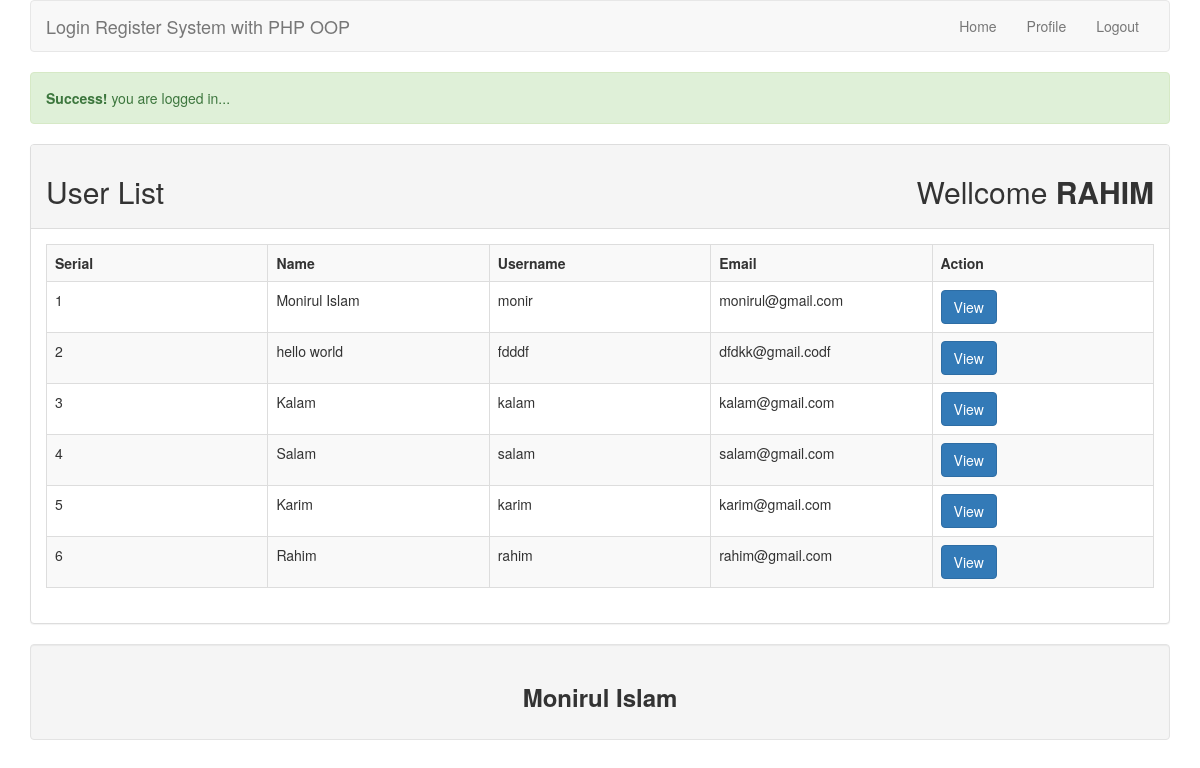
Screenshot of /index.php (signed in) with the database file from the repository.
### tables this page shows
CREATE TABLE `tbl_user` (
  `id` int(11) NOT NULL,
  `name` varchar(255) NOT NULL,
  `username` varchar(255) NOT NULL,
  `email` varchar(255) NOT NULL,
  `password` varchar(255) NOT NULL
);

### lib/Session.php (called while the page is built, shortened)
<?php
	class Session {
		public static function get($key) {
			if( isset($_SESSION[$key]) ) {
				return $_SESSION[$key];
			} else {
				return false;
			}
		}
	}

### lib/User.php (called while the page is built, shortened)
<?php
	include_once 'Session.php';
	include 'Database.php';
	class User {
		private $db;
		public function __construct() {
			$this->db = new Database();
		}
		public function getUserData() {
			$sql = "SELECT * FROM tbl_user ORDER BY id DESC";
			$query = $this->db->pdo->prepare($sql);
			$query->execute();
			$result = $query->fetchAll();
			return $result;
		}
	}

### lib/Database.php (called while the page is built)
<?php
	class Database {
		private $hostdb = "localhost";
		private $userdb = "root";
		private $passdb = "";
		private $namedb = "oop_lr";
		public $pdo;
		public function __construct() {
			if ( !isset($this->pdo)) {
				try {
					$link = new PDO("mysql:host=".$this->hostdb.";dbname=".$this->namedb, $this->userdb, $this->passdb );
					$link->setAttribute(PDO::ATTR_ERRMODE, PDO::ERRMODE_EXCEPTION);
					$link->exec("SET CHARACTER SET utf8");
					$this->pdo = $link;
				} catch (PDOException $e) {
					die("Failed to connect with Databaee".$e->getMessage());
				}
			}
		}
	}

### index.php (the view, shortened to what this page needs)
<?php
	include 'inc/header.php';
	include 'lib/User.php';
	$user = new User();
?>
<?php
	$loginmsg = Session::get('loginmsg');
	if( isset($loginmsg) ) {
		echo $loginmsg;
	}
?>
	<div class="panel panel-default">
		<div class="panel-heading">
			<h2>User List <span class="pull-right">Wellcome<span style="text-transform: uppercase; font-weight: bold;">
				<?php
					$name = Session::get('username');
					if( isset($name) ) {
						echo $name;
					}
				?>
			</span></span></h2>
		</div>
		<div class="panel-body">
			<table class="table table-striped table-bordered">
				<tr>
					<th width="20%">Serial</th>
					<th width="20%">Name</th>
					<th width="20%">Username</th>
					<th width="20%">Email</th>
					<th width="20%">Action</th>
				</tr>
				<?php
					$userData = $user->getUserData();
					if( $userData ) {
						$i = 0;
						foreach( $userData as $data ) {
						$i++;
				?>
				<tr>
					<td width="20%"><?php echo $i; ?></td>
					<td width="20%"><?php echo $data['name']; ?></td>
					<td width="20%"><?php echo $data['username']; ?></td>
					<td width="20%"><?php echo $data['email']; ?></td>
					<td width="20%">
						<a class="btn btn-primary" href="profile.php?p=<?php echo $data['id']; ?>">View</a>
					</td>
				</tr>
			<?php } } else { ?>
				<tr>
					<td colspan="5"><h3><strong>Sorry! No user data found..</strong></h3></td>
				</tr>
			<?php } ?>
			</table>
		</div>
	</div>
<?php include_once 'inc/footer.php'; ?>

### inc/header.php (shortened to what this page needs)
<?php
	$filePath = realpath( dirname(__FILE__) );
	include_once $filePath.'/../lib/Session.php';
?>
<!DOCTYPE html>
<html lang="en">
<head>
	<link rel="stylesheet" href="inc/bootstrap.min.css"/>
</head>
<body>
	<div class="container">
		<nav class="navbar navbar-default">
			<div class="container-fluid">
				<div class="navbar-header">
					<a class="navbar-brand" href="index.php">Login Register System with PHP OOP</a>
				</div>
				<ul class="nav navbar-nav pull-right">
					<?php
						$id = Session::get('id');
						$usrIsLoged = Session::get('login');
						if( $usrIsLoged == true ) {
					?>
						<li><a href="index.php">Home</a></li>
						<li><a href="profile.php?p=<?php echo $id; ?>">Profile</a></li>
						<li><a href="?action=logout">Logout</a></li>
					<?php } else { ?>
						<li><a href="login.php">Login</a></li>
						<li><a href="register.php">Register</a></li>
					<?php } ?>
				</ul>
			</div>
		</nav>

### inc/footer.php
		<footer class="well text-center">
			<h3><strong>Monirul Islam</strong></h3>
		</footer>
	</div>
</body>
</html>

### rows the page displays
tbl_user: name "Monirul Islam", username "monir", email "monirul@gmail.com"
tbl_user: name "hello world", username "fdddf", email "dfdkk@gmail.codf"
tbl_user: name "Kalam", username "kalam", email "kalam@gmail.com"
tbl_user: name "Salam", username "salam", email "salam@gmail.com"
tbl_user: name "Karim", username "karim", email "karim@gmail.com"
tbl_user: name "Rahim", username "rahim", email "rahim@gmail.com"

### other values shown
$loginmsg "Success! you are logged in..."
$name "RAHIM"
